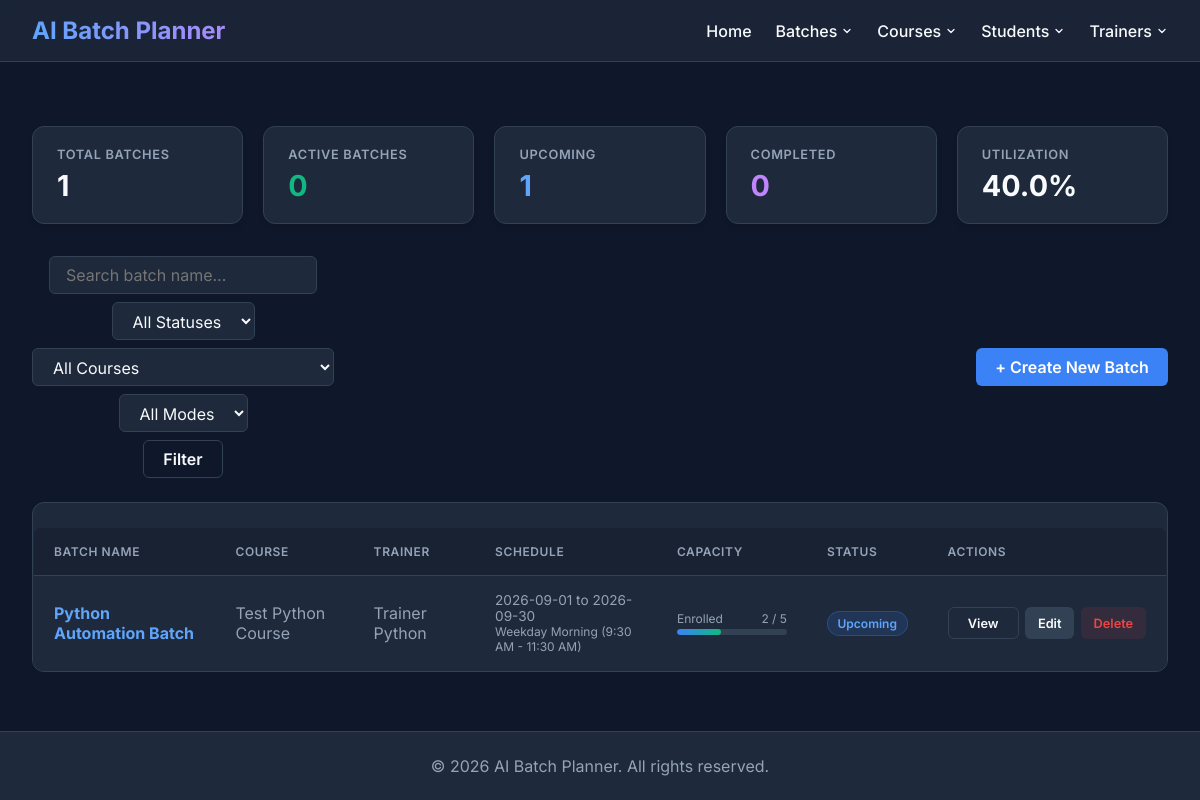
/batches, run on the app's committed database.
### tables this page shows
CREATE TABLE batch (
    batch_id INTEGER PRIMARY KEY AUTOINCREMENT,
    batch_code TEXT NOT NULL UNIQUE,
    batch_name TEXT NOT NULL,
    course_id INTEGER NOT NULL,
    trainer_id INTEGER,
    start_date TEXT NOT NULL,
    end_date TEXT NOT NULL,
    slot_type TEXT NOT NULL CHECK(slot_type IN (
        'Weekday Morning (9:30 AM - 11:30 AM)',
        'Weekday Midday (11:45 AM - 1:45 PM)',
        'Weekday Afternoon (2:45 PM - 4:45 PM)',
        'Weekday Evening (5:00 PM - 7:00 PM)',
        'Weekend Full Day (10:00 AM - 4:00 PM)',
        'Custom'
    )),
    start_time TEXT,
    end_time TEXT,
    mode TEXT NOT NULL DEFAULT 'Offline' CHECK(mode IN ('Online', 'Offline', 'Hybrid')),
    location TEXT,
    max_capacity INTEGER NOT NULL DEFAULT 30 CHECK(max_capacity > 0),
    enrolled_count INTEGER NOT NULL DEFAULT 0 CHECK(enrolled_count >= 0),
    status TEXT NOT NULL DEFAULT 'Upcoming' CHECK(status IN ('Upcoming', 'In Progress', 'Completed', 'On Hold', 'Cancelled')),
    description TEXT,
    created_at TIMESTAMP DEFAULT CURRENT_TIMESTAMP,
    updated_at TIMESTAMP DEFAULT CURRENT_TIMESTAMP,
    created_by TEXT,
    updated_by TEXT,
    FOREIGN KEY (course_id) REFERENCES Course(id) ON DELETE RESTRICT,
    FOREIGN KEY (trainer_id) REFERENCES trainer(trainer_id) ON DELETE SET NULL
);

### routes/batch_routes.py (the view)
@batch_bp.route("/batches")
def list_batches():
    status = request.args.get("status")
    course_id = request.args.get("course_id")
    trainer_id = request.args.get("trainer_id")
    mode = request.args.get("mode")
    search = request.args.get("search")
    batches = batch_service.get_all_batches(
        status=status,
        course_id=course_id,
        trainer_id=trainer_id,
        mode=mode,
        search=search
    )
    stats = batch_service.get_statistics()
    courses = course_service.get_active_courses()
    trainers = [t for t in get_all_trainers() if t.get('status') == 'Active']
    return render_template(
        "batches.html",
        batches=batches,
        stats=stats,
        courses=courses,
        trainers=trainers,
        selected_status=status or "",
        selected_course=course_id or "",
        selected_trainer=trainer_id or "",
        selected_mode=mode or "",
        search_query=search or ""
    )

### database/db.py (called while the page is built)
def get_connection():
    connection = sqlite3.connect(DATABASE_NAME)
    connection.row_factory = sqlite3.Row
    connection.execute("PRAGMA foreign_keys = ON")
    return connection

### models/batch.py (called while the page is built)
    def get_connection(self):
        conn = sqlite3.connect(DB_PATH)
        conn.row_factory = sqlite3.Row
        conn.execute("PRAGMA foreign_keys = ON")
        return conn

### models/course.py (called while the page is built)
    def get_connection(self):
        conn = sqlite3.connect(DB_PATH)
        conn.row_factory = sqlite3.Row
        return conn

    def get_active_courses(self):
        return self.get_courses_by_status("Active")

    def get_courses_by_status(self, status):
        conn = self.get_connection()
        rows = conn.execute("SELECT * FROM Course WHERE status=? ORDER BY course_name",(status,)).fetchall()
        conn.close()
        return [dict(r) for r in rows]

### models/trainer.py (called while the page is built)
def get_all_trainers():
    connection = get_connection()
    try:
        cursor = connection.cursor()
        query = """
            SELECT
                trainer_id,
                full_name,
                email,
                phone,
                skills,
                qualifications,
                experience,
                date_of_joining,
                previous_experience,
                status,
                created_at,
                updated_at,
                created_by,
                updated_by
            FROM trainer
            ORDER BY full_name ASC
        """
        cursor.execute(query)
        return cursor.fetchall()
    finally:
        connection.close()

### services/batch_service.py (called while the page is built)
    def get_all_batches(self, status=None, course_id=None, trainer_id=None, mode=None, search=None):
        return self.batch_model.get_all_batches(
            status=status,
            course_id=course_id,
            trainer_id=trainer_id,
            mode=mode,
            search=search
        )

    def get_statistics(self):
        return self.batch_model.get_statistics()

### services/course_service.py (called while the page is built)
    def get_active_courses(self):
        return self.course_model.get_active_courses()

### templates/batches.html (shortened to what this page needs)
{% extends 'base.html' %}
{% block content %}
<div class="stats-grid">
    <div class="stat-card">
        <div class="stat-title">Total Batches</div>
        <div class="stat-value">{{ stats.total_batches }}</div>
    </div>
    <div class="stat-card">
        <div class="stat-title">Active Batches</div>
        <div class="stat-value" style="color: var(--success);">{{ stats.active_batches }}</div>
    </div>
    <div class="stat-card">
        <div class="stat-title">Upcoming</div>
        <div class="stat-value" style="color: #60a5fa;">{{ stats.upcoming_batches }}</div>
    </div>
    <div class="stat-card">
        <div class="stat-title">Completed</div>
        <div class="stat-value" style="color: #c084fc;">{{ stats.completed_batches }}</div>
    </div>
    <div class="stat-card">
        <div class="stat-title">Utilization</div>
        <div class="stat-value">{{ stats.capacity_utilization }}%</div>
    </div>
</div>
<div class="toolbar">
    <form class="search-form" action="{{ url_for('batch_bp.list_batches') }}" method="GET">
        <input type="text" name="search" class="input-control" placeholder="Search batch name..."
            value="{{ search_query }}">
        <select name="status" class="input-control">
            <option value="">All Statuses</option>
        </select>
        <select name="course_id" class="input-control">
            <option value="">All Courses</option>
        </select>
        <select name="mode" class="input-control">
            <option value="">All Modes</option>
        </select>
        <button type="submit" class="btn btn-outline">Filter</button>
    </form>
    <a href="{{ url_for('batch_bp.create_batch') }}" class="btn btn-primary">+ Create New Batch</a>
</div>
<div class="table-container">
    <table class="data-table">
        <thead>
            <tr>
                <th>Batch Name</th>
                <th>Course</th>
                <th>Trainer</th>
                <th>Schedule</th>
                <th>Capacity</th>
                <th>Status</th>
                <th>Actions</th>
            </tr>
        </thead>
        <tbody>
            {% for batch in batches %}
            <tr>
                <td style="font-weight: 500;">
                    <a href="{{ url_for('batch_bp.view_batch_details', batch_id=batch.batch_id) }}" class="batch-code-link">
                        {{ batch.batch_name }}
                    </a>
                </td>
                <td>{{ batch.course_name or 'Unassigned' }}</td>
                <td>{{ batch.trainer_name or 'Unassigned' }}</td>
                <td style="font-size: 0.85rem;">
                    <div>{{ batch.start_date }} to {{ batch.end_date }}</div>
                    <div style="color: var(--text-muted); font-size: 0.75rem;">{{ batch.slot_type }}</div>
                </td>
                <td>
                    <div class="capacity-wrapper">
                        <div class="capacity-label">
                            <span>Enrolled</span>
                            <span>{{ batch.enrolled_count }} / {{ batch.max_capacity }}</span>
                        </div>
                        {% set pct = (batch.enrolled_count / batch.max_capacity * 100)|round|int if batch.max_capacity > 0 else 0 %}
                        <div class="progress-bar-bg">
                            <div class="progress-bar-fill" style="width: {{ pct }}%;"></div>
                        </div>
                    </div>
                </td>
                <td>
                    {% set status_class = 'status-' ~ batch.status.lower().replace(' ', '-') %}
                    <span class="badge {{ status_class }}">{{ batch.status }}</span>
                </td>
                <td>
                    <div class="actions-group">
                        <a href="{{ url_for('batch_bp.view_batch_details', batch_id=batch.batch_id) }}" class="btn btn-outline" style="height: 32px; font-size: 0.8rem;">View</a>
                        <a href="{{ url_for('batch_bp.edit_batch', batch_id=batch.batch_id) }}" class="btn btn-secondary" style="height: 32px; font-size: 0.8rem;">Edit</a>
                        <form action="{{ url_for('batch_bp.delete_batch', batch_id=batch.batch_id) }}" method="POST" onsubmit="return confirm('Are you sure you want to delete this batch?');">
                            <button type="submit" class="btn btn-danger" style="height: 32px; font-size: 0.8rem;">Delete</button>
                        </form>
                    </div>
                </td>
            </tr>
            {% else %}
            <tr>
                <td colspan="7" style="text-align: center; color: var(--text-muted); padding: 3rem;">
                    No batches found. Click <strong>+ Create New Batch</strong> to get started.
                </td>
            </tr>
            {% endfor %}
        </tbody>
    </table>
</div>
{% endblock %}

### templates/base.html (style rules this page uses)
:root { --bg-color: #0f172a; --surface-color: #1e293b; --surface-hover: #334155; --primary: #3b82f6; --primary-hover: #2563eb; --text-main: #f8fafc; --text-muted: #94a3b8; --danger: #ef4444; --success: #10b981; --border: #334155; }
body { margin: 0; font-family: 'Inter', sans-serif; background-color: var(--bg-color); color: var(--text-main); display: flex; flex-direction: column; min-height: 100vh; }
form { display: flex; flex-direction: column; gap: 12px; max-width: 500px; }
input, select, textarea { padding: 10px 14px; background-color: var(--surface-color); border: 1px solid var(--border); border-radius: 8px; color: var(--text-main); font-size: 1rem; transition: border-color 0.2s; }
button { padding: 10px 15px; background-color: var(--primary); color: white; border: none; border-radius: 8px; cursor: pointer; font-size: 1rem; font-weight: 600; transition: background-color 0.2s; margin-top: 10px; }
.btn { display: inline-flex !important; align-items: center !important; justify-content: center !important; box-sizing: border-box !important; vertical-align: middle !important; margin: 0 !important; }
.search-form { display: flex !important; align-items: center !important; gap: 0.5rem !important; }
.search-form .input-control, .search-form select, .search-form input, .search-form button, .search-form .btn { margin: 0 !important; box-sizing: border-box !important; vertical-align: middle !important; }
table { width: 100%; border-collapse: collapse; margin-top: 1.5rem; background-color: var(--surface-color); border-radius: 8px; overflow: hidden; border: 1px solid var(--border); }
th, td { text-align: left; padding: 14px; border-bottom: 1px solid var(--border); }
th { background-color: rgba(30, 41, 59, 0.5); color: var(--text-main); font-weight: 600; }
td { color: var(--text-muted); }
tr:last-child td { border-bottom: none; }
a { color: var(--primary); text-decoration: none; font-weight: 500; transition: color 0.2s; }

### data on the page
batch: batch_name "Python Automation Batch", course_name "Test Python Course", trainer_name "Trainer Python", start_date "2026-09-01", end_date "2026-09-30", slot_type "Weekday Morning (9:30 AM - 11:30 AM)", enrolled_count "2", max_capacity "5", {{ pct }} 40 (drawn), status "Upcoming"

### other printed values
{{ stats.total_batches }} "1"
{{ stats.active_batches }} "0"
{{ stats.upcoming_batches }} "1"
{{ stats.completed_batches }} "0"
{{ stats.capacity_utilization }} "40.0"
